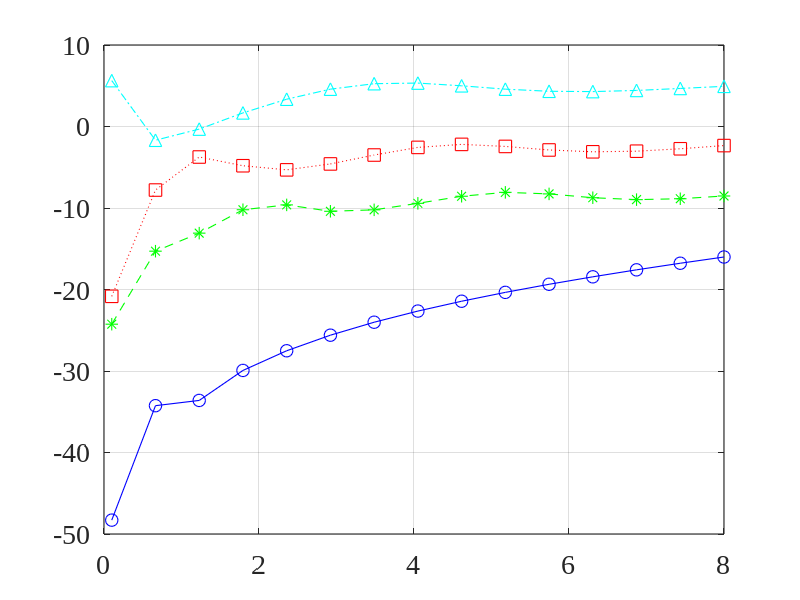
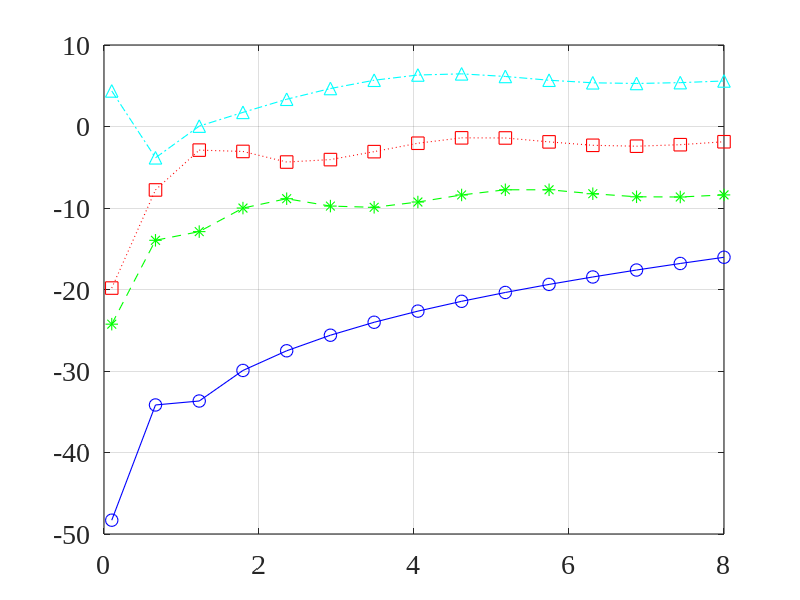

Reproduce these figures in MATLAB, in order.
close all; clc; clear all;
linewd = 0.8;
hcfontsize = 20;
MarkerSize=9;
c=340;

theta_d=0/180*pi;
M=6;     % number of microphones
[m_mat,n_mat]=meshgrid(1:M,1:M);

delta=0.005;
eps_values=[0 1e-5 1e-3 1e-1];     % number of microphones
f=linspace(100,8e3,15)';  % frequency

W1_dB_values=zeros(length(f),length(eps_values));
W2_dB_values=zeros(length(f),length(eps_values));

for idxM=1:length(eps_values)
    epsilon=eps_values(idxM);
    for idx_f=1:length(f)
        fk=f(idx_f);
        d=exp(-1i*2*pi*fk*delta/c*(0:M-1)'*cos(theta_d));
        Gamma0=sinc(2*fk*delta/c*(m_mat-n_mat));
        GammaC=besseli(0,2i*pi*fk*(m_mat-n_mat)*delta/c);
        b1=0.5*[3^0.5-1; 3-3^0.5];  % supercardioid
        f_bar=2*pi*delta/c*fk*(0:M-1)';
        b0bar=besselj(0,-f_bar);
        b1bar=1i*besselj(1,-f_bar);
        Gamma_dpc=[b0bar b1bar];
        GammaC_eps=GammaC+epsilon*eye(M);
        h=GammaC_eps\Gamma_dpc*b1;
        W1_dB_values(idx_f,idxM)=10*log10(abs(h'*d)^2/(h'*h));
        b1=0.5*[3^0.5-1; 3-3^0.5];  % supercardioid
        f_bar=2*pi*delta/c*fk*(0:M-1)';
        b0bar=besselj(0,-f_bar);
        b1bar=1i*besselj(1,-f_bar);
        Gamma_dpc=[b0bar b1bar];
        d=exp(-1i*f_bar);
        GammaC_eps=GammaC+epsilon*eye(M);
        hLS=GammaC_eps\Gamma_dpc*b1;
        h=hLS-(1-d'*hLS)/(d'/GammaC_eps*d)*(GammaC_eps\d);
        W2_dB_values(idx_f,idxM)=10*log10(abs(h'*d)^2/(h'*h));
    end
end

figure
plot(f/1e3,W1_dB_values(:,1),'-bo','linewidth',linewd, 'MarkerSize',MarkerSize);
hold on
plot(f/1e3,W1_dB_values(:,2),'--g*','linewidth',linewd, 'MarkerSize',MarkerSize);
plot(f/1e3,W1_dB_values(:,3),':rs','linewidth',linewd, 'MarkerSize',MarkerSize);
plot(f/1e3,W1_dB_values(:,4),'-.c^','linewidth',linewd, 'MarkerSize',MarkerSize);
hold off
set(gca, 'Color', [1, 1, 1]);
set(gca, 'FontName', 'Times New Roman');
set(gca, 'FontSize', hcfontsize);
set(gca, 'LineWidth', linewd);
set(gca,'YLim',[-50 10]);
box on; grid on;

figure
plot(f/1e3,W2_dB_values(:,1),'-bo','linewidth',linewd, 'MarkerSize',MarkerSize);
hold on
plot(f/1e3,W2_dB_values(:,2),'--g*','linewidth',linewd, 'MarkerSize',MarkerSize);
plot(f/1e3,W2_dB_values(:,3),':rs','linewidth',linewd, 'MarkerSize',MarkerSize);
plot(f/1e3,W2_dB_values(:,4),'-.c^','linewidth',linewd, 'MarkerSize',MarkerSize);
hold off
set(gca, 'Color', [1, 1, 1]);
set(gca, 'FontName', 'Times New Roman');
set(gca, 'FontSize', hcfontsize);
set(gca, 'LineWidth', linewd);
set(gca,'YLim',[-50 10]);
box on; grid on;
